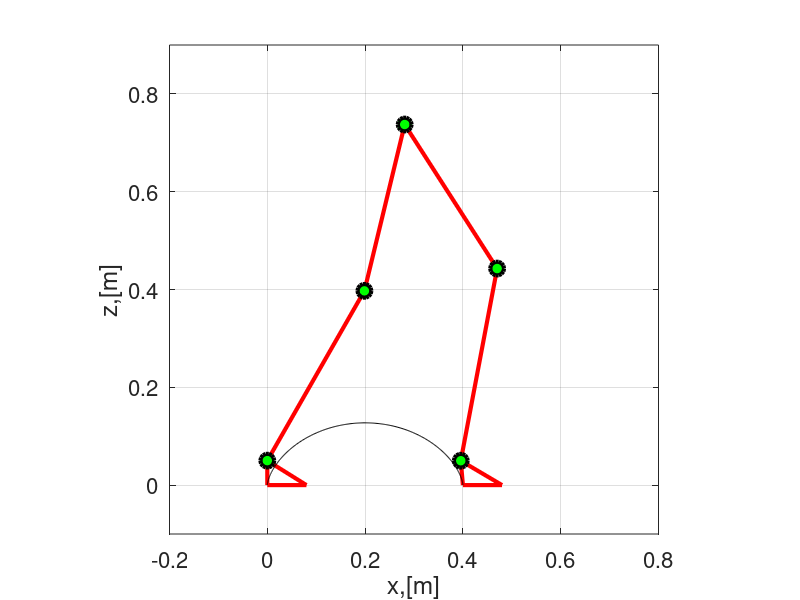
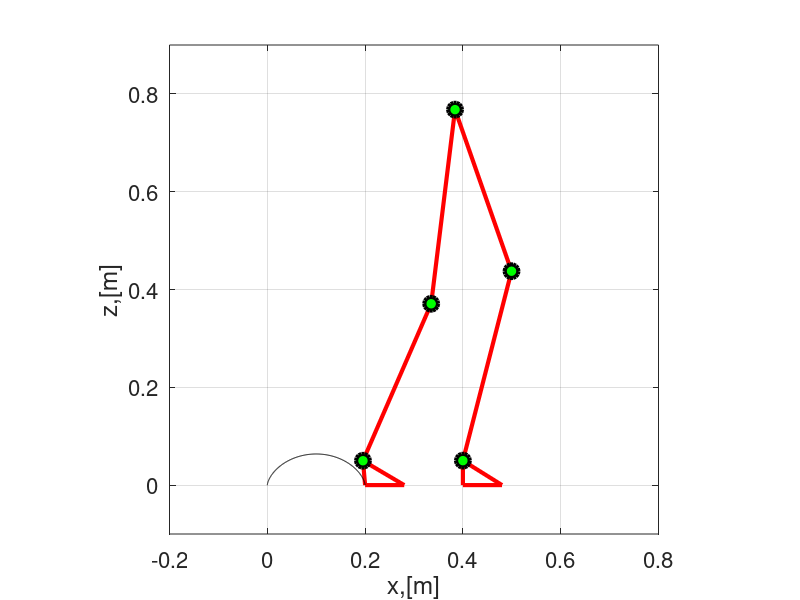
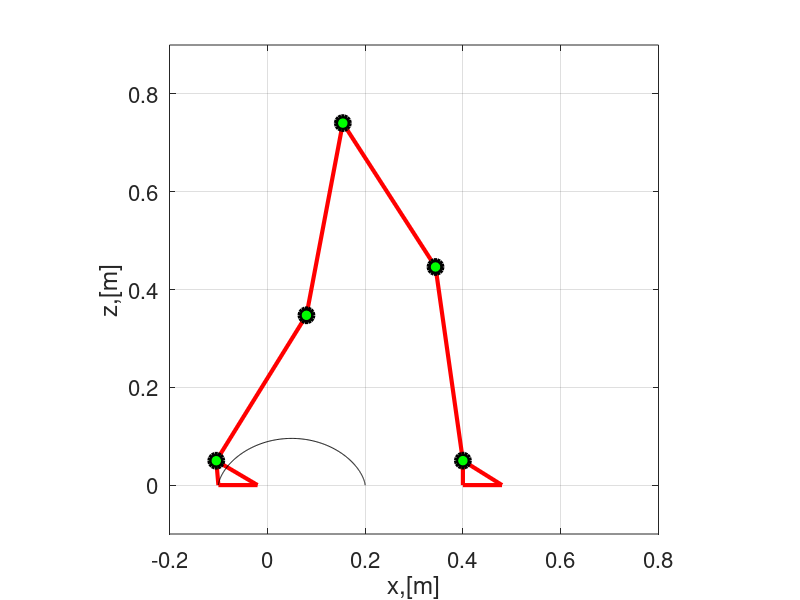

The MATLAB source for these figures, in order:
clear all; close all; clc;
L = 0.4; 
t = (0:360)*pi/180;
r = L/(2*pi);
for j =1:length(t)
a0 = 0.05; a5 = 0.05;
a1 = 0.4; a2 = 0.35; a3 = 0.35; a4 = 0.4;
th1 = -40*pi/180; th2 = 45*pi/180;
th3 = -160*pi/180;
th4 = -10 * pi/180; th5 = -10*pi/180;
  
x = a0 + a4*cos(th1 + th2 + th3 + th4) + a2*cos(th1 + th2) + a1*cos(th1) + a5*cos(th1 + th2 + th3 + th4 + th5) + a3*cos(th1 + th2 + th3);
y = a4*sin(th1 + th2 + th3 + th4) + a2*sin(th1 + th2) + a1*sin(th1) + a5*sin(th1 + th2 + th3 + th4 + th5) + a3*sin(th1 + th2 + th3);
psi = th1 + th2 + th3 + th4 + th5;


mu_a = [0;0.0;psi]+[r*(1-cos(t(j)));-r*(t(j)-sin(t(j)));0];
if j>1
    q =q_r(:,j-1);
else
    q = [th1;th2;th3;th4;th5] ;
end
for i = 1:10
    th1 = q(1); th2 = q(2); th3 = q(3); th4 = q(4); th5 = q(5);
J = [- a4*sin(th1 + th2 + th3 + th4) - a2*sin(th1 + th2) - a1*sin(th1) - a5*sin(th1 + th2 + th3 + th4 + th5) - a3*sin(th1 + th2 + th3), - a4*sin(th1 + th2 + th3 + th4) - a2*sin(th1 + th2) - a5*sin(th1 + th2 + th3 + th4 + th5) - a3*sin(th1 + th2 + th3), - a4*sin(th1 + th2 + th3 + th4) - a5*sin(th1 + th2 + th3 + th4 + th5) - a3*sin(th1 + th2 + th3), - a4*sin(th1 + th2 + th3 + th4) - a5*sin(th1 + th2 + th3 + th4 + th5), -a5*sin(th1 + th2 + th3 + th4 + th5); 
       a4*cos(th1 + th2 + th3 + th4) + a2*cos(th1 + th2) + a1*cos(th1) + a5*cos(th1 + th2 + th3 + th4 + th5) + a3*cos(th1 + th2 + th3), a4*cos(th1 + th2 + th3 + th4) + a2*cos(th1 + th2) + a5*cos(th1 + th2 + th3 + th4 + th5) + a3*cos(th1 + th2 + th3), a4*cos(th1 + th2 + th3 + th4) + a5*cos(th1 + th2 + th3 + th4 + th5) + a3*cos(th1 + th2 + th3), a4*cos(th1 + th2 + th3 + th4) + a5*cos(th1 + th2 + th3 + th4 + th5), a5*cos(th1 + th2 + th3 + th4 + th5); 
       1, 1, 1, 1, 1];
x = a0 + a4*cos(th1 + th2 + th3 + th4) + a2*cos(th1 + th2) + a1*cos(th1) + a5*cos(th1 + th2 + th3 + th4 + th5) + a3*cos(th1 + th2 + th3);
y = a4*sin(th1 + th2 + th3 + th4) + a2*sin(th1 + th2) + a1*sin(th1) + a5*sin(th1 + th2 + th3 + th4 + th5) + a3*sin(th1 + th2 + th3);
psi = th1 + th2 + th3 + th4 + th5;

mu_e = [x;y;psi];
    if abs(mu_a-mu_e)<1e-5
        break;
    end
q = q + pinv(J) * (mu_a-mu_e);
end
q_r(:,j) = q;
R = [cosd(90),-sind(90);
     sind(90), cosd(90)];
prof_bp(:,j) = R*[x;y];
end

for i = 1:10:length(t)
    th1 = q_r(1,i); th2 = q_r(2,i); th3 = q_r(3,i); th4 = q_r(4,i); th5 = q_r(5,i);
x1 = a0;
y1 = 0;
x2 = a0 + a1*cos(th1);
y2 = a1*sin(th1);
x3 = a0 + a2*cos(th1 + th2) + a1*cos(th1);
y3 = a2*sin(th1 + th2) + a1*sin(th1);
x4 = a0 + a2*cos(th1 + th2) + a1*cos(th1) + a3*cos(th1 + th2 + th3);
y4 = a2*sin(th1 + th2) + a1*sin(th1) + a3*sin(th1 + th2 + th3);
x5 = a0 + a4*cos(th1 + th2 + th3 + th4) + a2*cos(th1 + th2) + a1*cos(th1) + a3*cos(th1 + th2 + th3);
y5 = a4*sin(th1 + th2 + th3 + th4) + a2*sin(th1 + th2) + a1*sin(th1) + a3*sin(th1 + th2 + th3);
x = a0 + a4*cos(th1 + th2 + th3 + th4) + a2*cos(th1 + th2) + a1*cos(th1) + a5*cos(th1 + th2 + th3 + th4 + th5) + a3*cos(th1 + th2 + th3);
y = a4*sin(th1 + th2 + th3 + th4) + a2*sin(th1 + th2) + a1*sin(th1) + a5*sin(th1 + th2 + th3 + th4 + th5) + a3*sin(th1 + th2 + th3);
psi = th1 + th2 + th3 + th4 + th5;
R = [cosd(90),-sind(90);
     sind(90), cosd(90)];
biped_c = R* [x1,x2,x3,x4,x5,x;
              y1,y2,y3,y4,y5,y];
plot([0,0.08,biped_c(1,1),0],[0,0,biped_c(2,1),0],'r-','linewidth',3)
hold on
plot([biped_c(1,6),biped_c(1,6)+0.08,biped_c(1,5),biped_c(1,6)],[biped_c(2,6),biped_c(2,6),biped_c(2,5),biped_c(2,6)],'r-','linewidth',3)
plot(biped_c(1,1:5),biped_c(2,1:5),'r-o','linewidth',3,'MarkerEdgeColor','k',...
                       'MarkerFaceColor','g',...
                       'MarkerSize',10)
plot(prof_bp(1,:),prof_bp(2,:),'k-')
set(gca,'fontsize',16)
xlabel('x,[m]');
ylabel('z,[m]');
axis([-0.2 0.8 -0.1 0.9])
axis square
grid on
pause(0.1)
hold off
end

figure
xx = x; yy = y;
L = 0.2; 
t = (0:360)*pi/180;
r = L/(2*pi);
for j =1:length(t)
a0 = 0.05; a5 = 0.05;
a1 = 0.4; a2 = 0.35; a3 = 0.4; a4 = 0.35;
th1 = -40*pi/180; th2 = 45*pi/180;
th3 = -160*pi/180;
th4 = -10 * pi/180; th5 = -10*pi/180;
  
x = a0 + a4*cos(th1 + th2 + th3 + th4) + a2*cos(th1 + th2) + a1*cos(th1) + a5*cos(th1 + th2 + th3 + th4 + th5) + a3*cos(th1 + th2 + th3);
y = a4*sin(th1 + th2 + th3 + th4) + a2*sin(th1 + th2) + a1*sin(th1) + a5*sin(th1 + th2 + th3 + th4 + th5) + a3*sin(th1 + th2 + th3);
psi = th1 + th2 + th3 + th4 + th5;

mu_a = [x;y;psi]+[0.05+0.05*sin(0.5*t(j));0.1*t(j);0];
mu_a = [-xx;-yy;psi]+[r*(1-cos(t(j)));-r*(t(j)-sin(t(j)));0];
if j>1
    q =q_r(:,j-1);
else
    q = [th1;th2;th3;th4;th5] ;
end
for i = 1:10
    th1 = q(1); th2 = q(2); th3 = q(3); th4 = q(4); th5 = q(5);
J = [- a4*sin(th1 + th2 + th3 + th4) - a2*sin(th1 + th2) - a1*sin(th1) - a5*sin(th1 + th2 + th3 + th4 + th5) - a3*sin(th1 + th2 + th3), - a4*sin(th1 + th2 + th3 + th4) - a2*sin(th1 + th2) - a5*sin(th1 + th2 + th3 + th4 + th5) - a3*sin(th1 + th2 + th3), - a4*sin(th1 + th2 + th3 + th4) - a5*sin(th1 + th2 + th3 + th4 + th5) - a3*sin(th1 + th2 + th3), - a4*sin(th1 + th2 + th3 + th4) - a5*sin(th1 + th2 + th3 + th4 + th5), -a5*sin(th1 + th2 + th3 + th4 + th5); 
       a4*cos(th1 + th2 + th3 + th4) + a2*cos(th1 + th2) + a1*cos(th1) + a5*cos(th1 + th2 + th3 + th4 + th5) + a3*cos(th1 + th2 + th3), a4*cos(th1 + th2 + th3 + th4) + a2*cos(th1 + th2) + a5*cos(th1 + th2 + th3 + th4 + th5) + a3*cos(th1 + th2 + th3), a4*cos(th1 + th2 + th3 + th4) + a5*cos(th1 + th2 + th3 + th4 + th5) + a3*cos(th1 + th2 + th3), a4*cos(th1 + th2 + th3 + th4) + a5*cos(th1 + th2 + th3 + th4 + th5), a5*cos(th1 + th2 + th3 + th4 + th5); 
       1, 1, 1, 1, 1];
x = a0 + a4*cos(th1 + th2 + th3 + th4) + a2*cos(th1 + th2) + a1*cos(th1) + a5*cos(th1 + th2 + th3 + th4 + th5) + a3*cos(th1 + th2 + th3);
y = a4*sin(th1 + th2 + th3 + th4) + a2*sin(th1 + th2) + a1*sin(th1) + a5*sin(th1 + th2 + th3 + th4 + th5) + a3*sin(th1 + th2 + th3);
psi = th1 + th2 + th3 + th4 + th5;

mu_e = [x;y;psi];
    if abs(mu_a-mu_e)<1e-5
        break;
    end
q = q + pinv(J) * (mu_a-mu_e);
end
q_r(:,j) = q;
R = [cosd(90),-sind(90);
     sind(90), cosd(90)];
prof_bp(:,j) = R*[x;y];
end

for i = 1:10:length(t)
    th1 = q_r(1,i); th2 = q_r(2,i); th3 = q_r(3,i); th4 = q_r(4,i); th5 = q_r(5,i);
x1 = a0;
y1 = 0;
x2 = a0 + a1*cos(th1);
y2 = a1*sin(th1);
x3 = a0 + a2*cos(th1 + th2) + a1*cos(th1);
y3 = a2*sin(th1 + th2) + a1*sin(th1);
x4 = a0 + a2*cos(th1 + th2) + a1*cos(th1) + a3*cos(th1 + th2 + th3);
y4 = a2*sin(th1 + th2) + a1*sin(th1) + a3*sin(th1 + th2 + th3);
x5 = a0 + a4*cos(th1 + th2 + th3 + th4) + a2*cos(th1 + th2) + a1*cos(th1) + a3*cos(th1 + th2 + th3);
y5 = a4*sin(th1 + th2 + th3 + th4) + a2*sin(th1 + th2) + a1*sin(th1) + a3*sin(th1 + th2 + th3);
x = a0 + a4*cos(th1 + th2 + th3 + th4) + a2*cos(th1 + th2) + a1*cos(th1) + a5*cos(th1 + th2 + th3 + th4 + th5) + a3*cos(th1 + th2 + th3);
y = a4*sin(th1 + th2 + th3 + th4) + a2*sin(th1 + th2) + a1*sin(th1) + a5*sin(th1 + th2 + th3 + th4 + th5) + a3*sin(th1 + th2 + th3);
psi = th1 + th2 + th3 + th4 + th5;
R = [cosd(90),-sind(90);
     sind(90), cosd(90)];
biped_c = R* [x1,x2,x3,x4,x5,x;
              y1,y2,y3,y4,y5,y];
plot([0,0.08,biped_c(1,1),0]+0.4,[0,0,biped_c(2,1),0],'r-','linewidth',3)
hold on
plot([biped_c(1,6),biped_c(1,6)+0.08,biped_c(1,5),biped_c(1,6)]+0.4,[biped_c(2,6),biped_c(2,6),biped_c(2,5),biped_c(2,6)],'r-','linewidth',3)
plot(biped_c(1,1:5)+0.4,biped_c(2,1:5),'r-o','linewidth',3,'MarkerEdgeColor','k',...
                       'MarkerFaceColor','g',...
                       'MarkerSize',10)
plot(prof_bp(1,:)+0.4,prof_bp(2,:),'k-')
axis([-0.2 0.8 -0.1 0.9])
axis square
set(gca,'fontsize',16)
xlabel('x,[m]');
ylabel('z,[m]');
grid on
pause(0.1)
hold off
end

figure
xx = x; yy = y;
L = 0.3; 
t = (0:360)*pi/180;
r = L/(2*pi);
for j =1:length(t)
a0 = 0.05; a5 = 0.05;
a1 = 0.4; a2 = 0.35; a3 = 0.4; a4 = 0.35;
th1 = -40*pi/180; th2 = 45*pi/180;
th3 = -160*pi/180;
th4 = -10 * pi/180; th5 = -10*pi/180;
  
x = a0 + a4*cos(th1 + th2 + th3 + th4) + a2*cos(th1 + th2) + a1*cos(th1) + a5*cos(th1 + th2 + th3 + th4 + th5) + a3*cos(th1 + th2 + th3);
y = a4*sin(th1 + th2 + th3 + th4) + a2*sin(th1 + th2) + a1*sin(th1) + a5*sin(th1 + th2 + th3 + th4 + th5) + a3*sin(th1 + th2 + th3);
psi = th1 + th2 + th3 + th4 + th5;

mu_a = [x;y;psi]+[0.05+0.05*sin(0.5*t(j));0.1*t(j);0];
mu_a = [xx;yy;psi]+[r*(1-cos(t(j)));r*(t(j)-sin(t(j)));0];
if j>1
    q =q_r(:,j-1);
else
    q = [th1;th2;th3;th4;th5] ;
end
for i = 1:10
    th1 = q(1); th2 = q(2); th3 = q(3); th4 = q(4); th5 = q(5);
J = [- a4*sin(th1 + th2 + th3 + th4) - a2*sin(th1 + th2) - a1*sin(th1) - a5*sin(th1 + th2 + th3 + th4 + th5) - a3*sin(th1 + th2 + th3), - a4*sin(th1 + th2 + th3 + th4) - a2*sin(th1 + th2) - a5*sin(th1 + th2 + th3 + th4 + th5) - a3*sin(th1 + th2 + th3), - a4*sin(th1 + th2 + th3 + th4) - a5*sin(th1 + th2 + th3 + th4 + th5) - a3*sin(th1 + th2 + th3), - a4*sin(th1 + th2 + th3 + th4) - a5*sin(th1 + th2 + th3 + th4 + th5), -a5*sin(th1 + th2 + th3 + th4 + th5); 
       a4*cos(th1 + th2 + th3 + th4) + a2*cos(th1 + th2) + a1*cos(th1) + a5*cos(th1 + th2 + th3 + th4 + th5) + a3*cos(th1 + th2 + th3), a4*cos(th1 + th2 + th3 + th4) + a2*cos(th1 + th2) + a5*cos(th1 + th2 + th3 + th4 + th5) + a3*cos(th1 + th2 + th3), a4*cos(th1 + th2 + th3 + th4) + a5*cos(th1 + th2 + th3 + th4 + th5) + a3*cos(th1 + th2 + th3), a4*cos(th1 + th2 + th3 + th4) + a5*cos(th1 + th2 + th3 + th4 + th5), a5*cos(th1 + th2 + th3 + th4 + th5); 
       1, 1, 1, 1, 1];
x = a0 + a4*cos(th1 + th2 + th3 + th4) + a2*cos(th1 + th2) + a1*cos(th1) + a5*cos(th1 + th2 + th3 + th4 + th5) + a3*cos(th1 + th2 + th3);
y = a4*sin(th1 + th2 + th3 + th4) + a2*sin(th1 + th2) + a1*sin(th1) + a5*sin(th1 + th2 + th3 + th4 + th5) + a3*sin(th1 + th2 + th3);
psi = th1 + th2 + th3 + th4 + th5;

mu_e = [x;y;psi];
    if abs(mu_a-mu_e)<1e-5
        break;
    end
q = q + pinv(J) * (mu_a-mu_e);
end
q_r(:,j) = q;
R = [cosd(90),-sind(90);
     sind(90), cosd(90)];
prof_bp(:,j) = R*[x;y];
end

for i = 1:10:length(t)
    th1 = q_r(1,i); th2 = q_r(2,i); th3 = q_r(3,i); th4 = q_r(4,i); th5 = q_r(5,i);
x1 = a0;
y1 = 0;
x2 = a0 + a1*cos(th1);
y2 = a1*sin(th1);
x3 = a0 + a2*cos(th1 + th2) + a1*cos(th1);
y3 = a2*sin(th1 + th2) + a1*sin(th1);
x4 = a0 + a2*cos(th1 + th2) + a1*cos(th1) + a3*cos(th1 + th2 + th3);
y4 = a2*sin(th1 + th2) + a1*sin(th1) + a3*sin(th1 + th2 + th3);
x5 = a0 + a4*cos(th1 + th2 + th3 + th4) + a2*cos(th1 + th2) + a1*cos(th1) + a3*cos(th1 + th2 + th3);
y5 = a4*sin(th1 + th2 + th3 + th4) + a2*sin(th1 + th2) + a1*sin(th1) + a3*sin(th1 + th2 + th3);
x = a0 + a4*cos(th1 + th2 + th3 + th4) + a2*cos(th1 + th2) + a1*cos(th1) + a5*cos(th1 + th2 + th3 + th4 + th5) + a3*cos(th1 + th2 + th3);
y = a4*sin(th1 + th2 + th3 + th4) + a2*sin(th1 + th2) + a1*sin(th1) + a5*sin(th1 + th2 + th3 + th4 + th5) + a3*sin(th1 + th2 + th3);
psi = th1 + th2 + th3 + th4 + th5;
R = [cosd(90),-sind(90);
     sind(90), cosd(90)];
biped_c = R* [x1,x2,x3,x4,x5,x;
              y1,y2,y3,y4,y5,y];
plot([0,0.08,biped_c(1,1),0]+0.4,[0,0,biped_c(2,1),0],'r-','linewidth',3)
hold on
plot([biped_c(1,6),biped_c(1,6)+0.08,biped_c(1,5),biped_c(1,6)]+0.4,[biped_c(2,6),biped_c(2,6),biped_c(2,5),biped_c(2,6)],'r-','linewidth',3)
plot(biped_c(1,1:5)+0.4,biped_c(2,1:5),'r-o','linewidth',3,'MarkerEdgeColor','k',...
                       'MarkerFaceColor','g',...
                       'MarkerSize',10)
plot(prof_bp(1,:)+0.4,prof_bp(2,:),'k-')
axis([-0.2 0.8 -0.1 0.9])
axis square
set(gca,'fontsize',16)
xlabel('x,[m]');
ylabel('z,[m]');
grid on
pause(0.1)
hold off
end